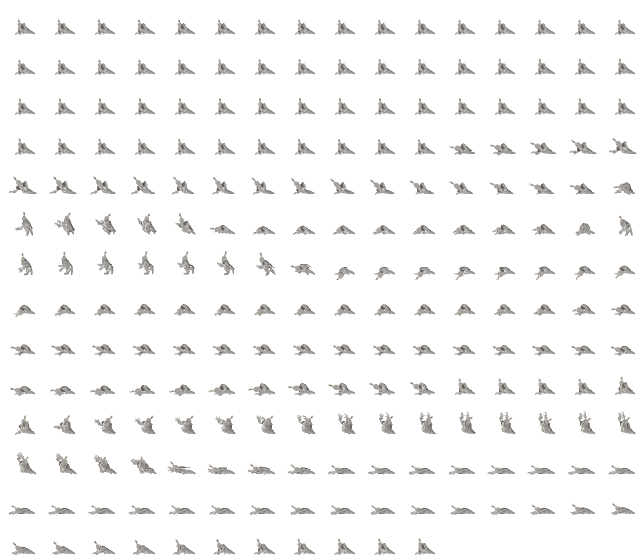
#> input picture mods/metroidvania/assets/imported/enemies/fslave-crawler.png, 1280 x 1120 px (shown at 1/2 size)
$ python -i build_assets.py   (imports and definitions only)
#> lines starting #> are read from the running program, lines starting #| are printed output that depends on the picture
#> further down, picture is the input picture: PIL image 1280x1120 RGBA; mean R, G, B, A 5.5, 5, 4.3, 11
"""Derive a hollow glass King from the installed native silhouette."""
from __future__ import annotations
import argparse
import importlib.util
import json
import sys
from pathlib import Path
import sys
sys.path.insert(0, str(Path(__file__).resolve().parents[1]))
from king_mask import protect, frame_mask, body_geometry
from PIL import Image, ImageDraw

sys.dont_write_bytecode = True
spec = importlib.util.spec_from_file_location('native_reader', Path(__file__).resolve().parents[1]/'ashen-king/build_assets.py')
reader = importlib.util.module_from_spec(spec)
# [1 line not run here, left out]


def vessel(source, geometry=None):
    width, height = source.size
#> width = 1280; height = 1120
    occupied = {(x,y) for y in range(height) for x in range(width) if (geometry.getpixel((x,y)) if geometry is not None else source.getpixel((x,y))[3])}
#> occupied = 117446 items
    output = Image.new('RGBA', source.size)
#> output: PIL image 1280x1120 RGBA; every value is 0
    mask = Image.new('RGBA', source.size, (0,0,0,255))
    if not occupied:
        return output, mask
    boundary = {p for p in occupied if any((p[0]+dx,p[1]+dy) not in occupied for dx,dy in ((-1,0),(1,0),(0,-1),(0,1)))}
#> boundary = 28416 items
    interior = occupied-boundary
#> interior = 89030 items
    xmin, xmax = min(x for x,y in occupied), max(x for x,y in occupied)
#> xmin = 17; xmax = 1272
    # use cumulative interior area so each pose keeps the same fractional water volume
    # even when crouching changes the width and height
    below = 0
    for y in range(height-1,-1,-1):
        row = sum((x,y) in interior for x in range(width))
        depth = (below+row*.5)/max(1,len(interior))
        for x in range(width):
            if (x,y) not in occupied:
                continue
            if (x,y) in boundary:
                color = (192,243,238,245) if (x,y-1) not in occupied else (53,115,134,230)
                if (x-1,y) not in occupied:
                    color = (113,211,219,240)
                output.putpixel((x,y),color)
            else:
                original = source.getpixel((x,y))[:3]
                if original == (255,255,255):
                    color = (223,255,247,185)
                elif original == (0,0,0):
                    color = (31,75,91,130)
                else:
                    color = (106,184,197,48)
                output.putpixel((x,y),color)
                mask.putpixel((x,y),(255,round((x-xmin)/max(1,xmax-xmin)*255),round(depth*255),255))
        below += row
#> this loop made 1120 passes
#> (row, depth, below) on passes 1 to 3: (0, 0, 0), (0, 0, 0), (0, 0, 0)
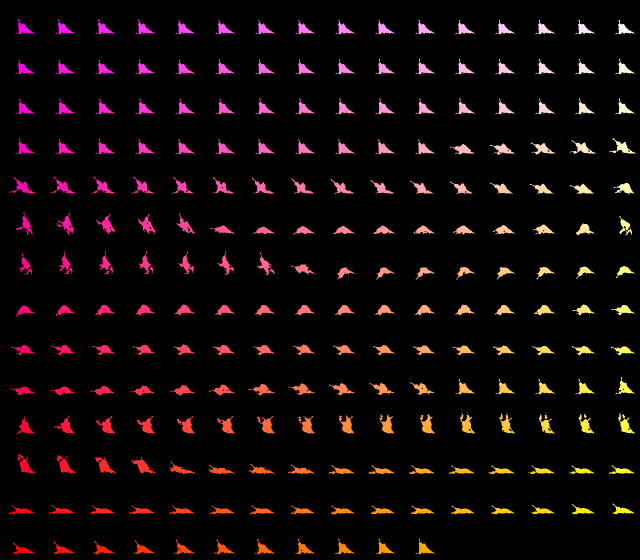
#> mask: PIL image 1280x1120 RGBA (shown at 1/2 size); mean R, G, B, A 15.8, 7.7, 7.9, 255
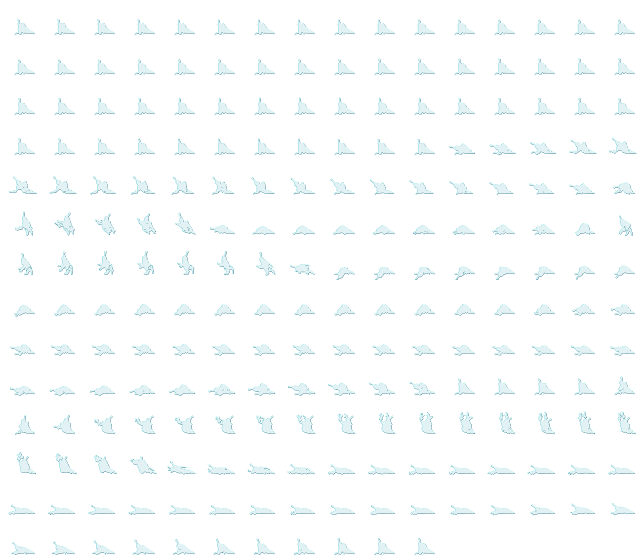
#> output: PIL image 1280x1120 RGBA (shown at 1/2 size); mean R, G, B, A 8.9, 15.1, 16.1, 7.7; transparent parts drawn white
#> after the loop, below = 89030
    assert {p for p in occupied if output.getpixel(p)[3]} == occupied
    return output, mask


# [63 lines left out: functions static_water, build, not called in this run]


# [4 lines not run here, left out]

>>> from PIL import Image
>>> picture = Image.open('../../../metroidvania/assets/imported/enemies/fslave-crawler.png')
>>> result = vessel(picture)
